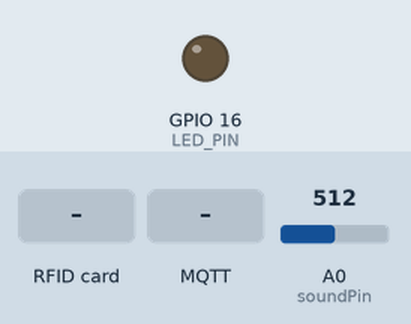
This sketch was run on a simulated ESP8266 (NodeMCU). Shown: output pins drawn as LEDs (lit = HIGH). Inputs (shaded band) come from the test bench; at power-on: A0 (soundPin) = 512. WiFi joins after 1.5 s; servers stay silent unless stated; no MQTT or app messages arrive unless stated; what the sketch prints to the serial monitor is not drawn.

Above: at 2.7 s.
2.8 s: RFID card 5E 7A 19 C4 held to the reader
At 3.9 s:
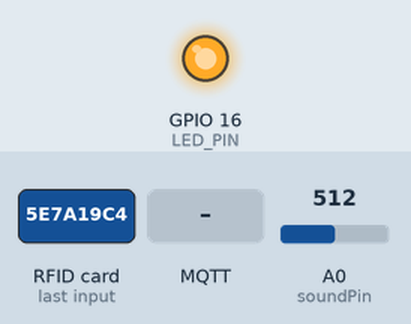
7.4 s: MQTT message "false" arrives on the first subscribed topic
At 8.5 s:
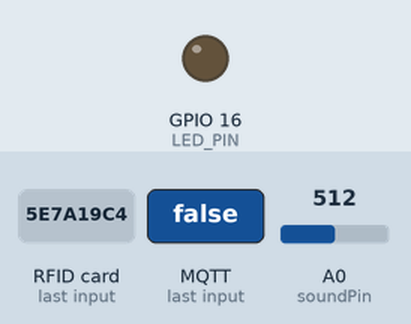
Timing chart, 0 to 10.4 s (numbered marks = the images above; inputs shaded):
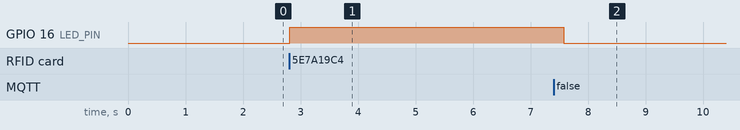

Measured:
- after the input at 2.8 s, GPIO 16 (LED_PIN): LOW → HIGH at once
- after the input at 7.4 s, GPIO 16 (LED_PIN): HIGH → LOW after 0.18 s

The sketch:

ESP8266_mainCode.ino
```cpp
#include <ESP8266WiFi.h>
#include <PubSubClient.h>
#include <SPI.h>
#include <MFRC522.h>
#include <Wire.h>
#include <LiquidCrystal_I2C.h>
#include <ArduinoJson.h>
#include <SoftwareSerial.h>

// Paramètres WiFi
const char* ssid = "RIOC-TP-IoT";  // Remplacez par le nom de votre réseau Wi-Fi
const char* password = "GRIT-RIOC_2024";  // Remplacez par le mot de passe de votre Wi-Fi

// Paramètres MQTT
const char* mqtt_server = "10.19.4.44";  // IP du broker MQTT
const char* mqtt_user = "ltmgtd_esp";  // Nom d'utilisateur MQTT
const char* mqtt_password = "ltmgtd";  // Mot de passe MQTT
const char* mqtt_topic = "home/sensors";  // Topic MQTT

WiFiClient espClient;
PubSubClient client(espClient);

//PIN DEFINITION
#define RST_PIN  0  // Configurer le pin RST RFID
#define SS_PIN   15  // Configurer le pin SS RFID
MFRC522 mfrc522(SS_PIN, RST_PIN);  // Créer une instance de la classe MFRC522

#define LED_PIN  16 //  LED
#define soundPin A0 // Sound Sensor

bool ALARME_STATUT = false;

int RX_PIN = 4;  // D1 sur un NodeMCU par exemple
int TX_PIN = 5;  // D2 sur un NodeMCU par exemple

// Créer une instance de SoftwareSerial
SoftwareSerial mySerial(RX_PIN, TX_PIN); // RX, TX

void setup() {
  pinMode(LED_PIN, OUTPUT);
  digitalWrite(LED_PIN, LOW);
  Serial.begin(9600);
  mySerial.begin(9600);
  SPI.begin();
  mfrc522.PCD_Init();

  Serial.println("Systeme pret. Approchez votre carte RFID.");
  setup_wifi();
  client.setServer(mqtt_server, 1883);
  client.setCallback(callback);
}

void setup_wifi() {
  delay(10);
  Serial.println();
  Serial.print("Connecting to ");
  Serial.println(ssid);
  WiFi.begin(ssid, password);

  while (WiFi.status() != WL_CONNECTED) {
    delay(500);
    Serial.print(".");
  }

  Serial.println("");
  Serial.println("WiFi connected");
  Serial.print("IP address: ");
  Serial.println(WiFi.localIP());
}

void reconnect() {
  while (!client.connected()) {
    Serial.print("Attempting MQTT connection...");
    if (client.connect("ESP8266Client", mqtt_user, mqtt_password)) {
      Serial.println("connected");
      client.publish(mqtt_topic, "ESP8266_Connnected");
      publishJson("alarme","OFF");
      client.subscribe(mqtt_topic);
    } else {
      Serial.print("failed, rc=");
      Serial.print(client.state());
      Serial.println(" try again in 5 seconds");
      delay(5000);
    }
  }
}

void loop() {
  if (!client.connected()) {
    reconnect();
  }
  client.loop();


  if(ALARME_STATUT){

      int soundValue = analogRead(soundPin);
      Serial.print("Valeur Analogique : ");
      Serial.println(soundValue);
      publishJson("sound_bedroom", String(soundValue).c_str());

      while (mySerial.available() > 0) {
        char buffer[128] = {0}; // Initialiser le buffer avec des zéros
        size_t len = mySerial.readBytesUntil('\n', buffer, sizeof(buffer) - 1);
        buffer[len] = '\0'; // S'assurer que la chaîne est terminée correctement
        if (len == 0) continue; // Si aucune donnée n'est lue, passer à la prochaine itération

        Serial.println(buffer); // Afficher les données reçues pour le débogage

        // Conversion et extraction des valeurs
        String received = String(buffer);
        int firstComma = received.indexOf(',');
        int secondComma = received.indexOf(',', firstComma + 1);

        float temp_office = received.substring(0, firstComma).toFloat();
        float temp_kitchen = received.substring(firstComma + 1, secondComma).toFloat();
        int GazValue = received.substring(secondComma + 1).toInt();

        if(temp_office>0) publishJson("temp_office", String(temp_office).c_str());
        if(temp_kitchen>0) publishJson("temp_kitchen", String(temp_kitchen).c_str());
        if(GazValue>0) publishJson("gaz_kitchen", String(GazValue).c_str());


    }

    delay(500);

  }


  // Vérifier la présence d'un badge RFID
  if (mfrc522.PICC_IsNewCardPresent() && mfrc522.PICC_ReadCardSerial()) {
    Serial.print("UID de la carte: ");
    for (byte i = 0; i < mfrc522.uid.size; i++) {
      Serial.print(mfrc522.uid.uidByte[i] < 0x10 ? " 0" : " ");
      Serial.print(mfrc522.uid.uidByte[i], HEX);
    }
    Serial.println();


    changeAlarmStatus();
    digitalWrite(LED_PIN, ALARME_STATUT ? HIGH : LOW);
  }

  mfrc522.PICC_HaltA();
}

void changeAlarmStatus() {
  envoyerIsAlarm(ALARME_STATUT);
  ALARME_STATUT = !ALARME_STATUT;
  Serial.println("Statut de l'alarme: " + String(ALARME_STATUT ? "ON" : "OFF"));
  const char* state = ALARME_STATUT ? "ON" : "OFF";
  publishJson("alarme",state);
}

void envoyerIsAlarm(bool etat) {
    if (etat) {
        mySerial.write('0');
    } else {
        mySerial.write('1');
    }
}

void publishJson(const char* element, const char* value) {
  const int capacity = JSON_OBJECT_SIZE(1);
  StaticJsonDocument<capacity> doc;
  doc[element] = value;

  char jsonBuffer[512];
  serializeJson(doc, jsonBuffer);
  client.publish(mqtt_topic, jsonBuffer);
}

void callback(char* topic, byte* payload, unsigned int length) {
  Serial.print("Message reçu sur le topic [");
  Serial.print(topic);
  Serial.print("] ");

  // Créer une chaîne de caractères à partir du payload pour l'analyse JSON
  char msg[length + 1];
  strncpy(msg, (char*)payload, length);
  msg[length] = '\0';
  Serial.println(msg);

  if (strcmp(msg, "true") == 0) {
      if (!ALARME_STATUT) { // Change le statut uniquement si l'état actuel est différent
        changeAlarmStatus();
        digitalWrite(LED_PIN, HIGH);
      }
    } else if (strcmp(msg, "false") == 0) {
      if (ALARME_STATUT) { // Change le statut uniquement si l'état actuel est différent
        changeAlarmStatus();
        digitalWrite(LED_PIN, LOW);
      }
    }

  // Ajoutez d'autres traitements ici si nécessaire
}
```
